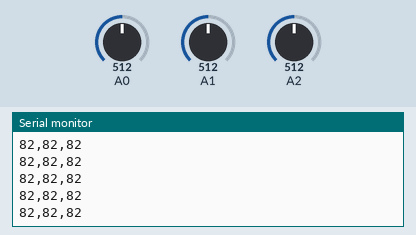
This sketch was run on a simulated Arduino Uno, built with avr-gcc and run on an emulated ATmega328P. Shown: the last lines printed to the serial monitor. The test bench sets the inputs (shaded band); at power-on: A2 = 512, A0 = 512, A1 = 512.

Above: at 5.7 s.
5.8 s: A2 set to 100
At 5.84 s:
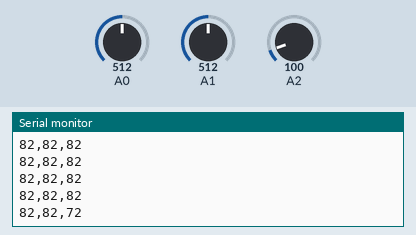
7.3 s: A2 set to 85
At 7.34 s:
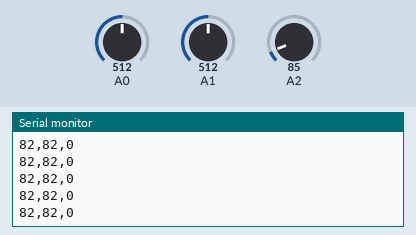
Timing chart, 0 to 10.3 s (numbered marks = the images above; inputs shaded):
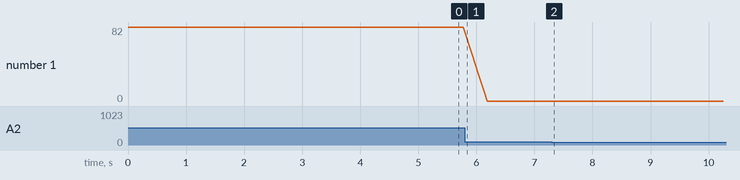

The sketch:

CocheCuesta.ino
```cpp
const int N = 8;
int buf_brake[N], buf_clutch[N], buf_accel[N];
int idx        = 0;
long sum_brake = 0, sum_clutch = 0, sum_accel = 0;

void setup() {
  Serial.begin(9600);
  for (int i = 0; i < N; i++) {
    buf_brake[i]  = analogRead(A0);
    buf_clutch[i] = analogRead(A1);
    buf_accel[i]  = analogRead(A2);
    sum_brake  += buf_brake[i];
    sum_clutch += buf_clutch[i];
    sum_accel  += buf_accel[i];
  }
}

void loop() {
  sum_brake  -= buf_brake[idx];
  buf_brake[idx]  = analogRead(A0);
  sum_brake  += buf_brake[idx];

  sum_clutch -= buf_clutch[idx];
  buf_clutch[idx] = analogRead(A1);
  sum_clutch += buf_clutch[idx];

  sum_accel  -= buf_accel[idx];
  buf_accel[idx]  = analogRead(A2);
  sum_accel  += buf_accel[idx];

  idx = (idx + 1) % N;

  // Mapea el rango físico disponible (100-600) a 0-100
  int brake  = constrain(map(sum_brake  / N, 100, 600, 0, 100), 0, 100);
  int clutch = constrain(map(sum_clutch / N, 100, 600, 0, 100), 0, 100);
  int accel  = constrain(map(sum_accel  / N, 100, 600, 0, 100), 0, 100);

  Serial.print(brake);
  Serial.print(",");
  Serial.print(clutch);
  Serial.print(",");
  Serial.println(accel);
  delay(50);
}
```

Measured:
- after the input at 5.8 s, the serial monitor: prints a new line at once (image 1)
- plotted number 1: 82 → 0 after the input at 5.8 s
